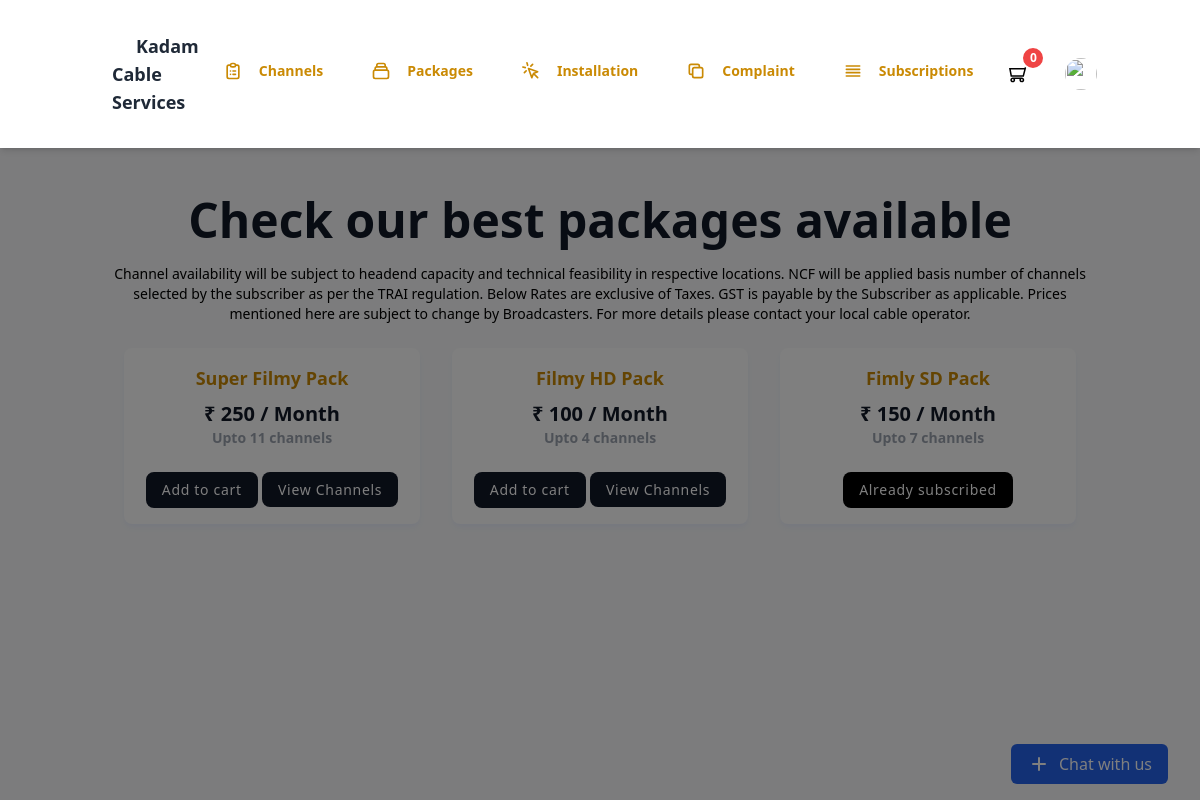
/Main/Customer/custpackage.php (signed in), run on the app's committed database.
### tables this page shows
CREATE TABLE `packages` (
  `pack_id` int(11) NOT NULL,
  `pack_name` varchar(200) NOT NULL,
  `pack_price` int(5) NOT NULL
);

### Main/Customer/custpackage.php (the view, shortened to what this page needs)
<?php
if(isset($_SESSION["email"]) && isset($_SESSION["firstname"]) && isset($_SESSION["lastname"]) && isset($_SESSION["type"])  )
{
    $email = $_SESSION["email"];
}else{
    echo ("<script>location.href='Login.php'</script>");
}
include("../../config/connect.php");
$currentDate = date("Y-m-d");
?>
<!DOCTYPE html>
<html :class="{ 'theme-dark': dark }" x-data="data()" lang="en">
  <head>
    <link rel="stylesheet" href="https://unpkg.com/tailwindcss@2.2.19/dist/tailwind.min.css"/>
    <script src="https://cdn.tailwindcss.com"></script>
    <link href="https://cdnjs.cloudflare.com/ajax/libs/flowbite/2.2.0/flowbite.min.css" rel="stylesheet" />
    <link rel="stylesheet" type="text/css" href="https://cdn.jsdelivr.net/npm/toastify-js/src/toastify.min.css">
  </head>
  <body>
    <div
      class="flex h-screen bg-gray-50 dark:bg-gray-900"
      :class="{ 'overflow-hidden': isSideMenuOpen}"
    >
      <div class="flex flex-col flex-1">
      <?php include("./layouts/header/cust_header.php"); ?>
        <main class="h-full pb-1 overflow-y-auto">
          <div class="container px-0 mx-auto grid">
          <section class="max-w-6xl mx-auto px-4 sm:px-6 lg:px-4 py-12">
    <div class="text-center pb-1">
        <h2 class="font-bold text-3xl md:text-4xl lg:text-5xl font-heading text-gray-900">
            Check our best packages available
        </h2>
        <h2 class="text-sm text-grey-900 mt-5">
                    Channel availability will be subject to headend capacity and technical feasibility in respective locations.
            NCF will be applied basis number of channels selected by the subscriber as per the TRAI regulation.
            Below Rates are exclusive of Taxes. GST is payable by the Subscriber as applicable.
            Prices mentioned here are subject to change by Broadcasters.
            For more details please contact your local cable operator.
        </h2>
    </div>
<section class="text-gray-600 body-font bg-gray-50 mt-5  flex justify-center items-center">
  <div class="container px-5 pb-5 mx-auto">
    <div class="flex flex-wrap -m-4 text-center">
    <?php
                    $get_packages = "SELECT * FROM `packages`";
                    $execute_get_packages = mysqli_query($con,$get_packages);
                    if(mysqli_num_rows($execute_get_packages)>0){
                        while($row = mysqli_fetch_assoc($execute_get_packages)){
                            $pack_id = $row["pack_id"];
                            ?>
                                <div class="p-4 sm:w-1/2 lg:w-1/3 w-full hover:scale-105 duration-500">
                                  <div class=" flex items-center  justify-center p-4  rounded-lg bg-white shadow-indigo-50 shadow-md">
                                    <div>
                                      <h2 class="text-yellow-600 text-lg font-bold"><?php echo $row["pack_name"] ?></h2>
                                      <h3 class="mt-2 text-xl font-bold text-gray-900 text-center"> ₹ <?php echo $row["pack_price"] ?> / Month</h3>
                                      <p class="text-sm font-semibold text-gray-400">Upto <?php $get_number_of_channels = "SELECT * FROM `package_has_channel` WHERE `phc_package_id` = '$pack_id' ";
                                                      echo(mysqli_num_rows(mysqli_query($con,$get_number_of_channels))); ?> channels</p>
                                                      <?php
                              $currentDate = date("Y-m-d", strtotime($currentDate));
                              $subscribed= "SELECT * FROM `subscription`,`subscribeforpackage` WHERE sub_cust_id='$email' AND `subscribeforpackage`.`subpack_id`=`subscription`.`sub_id` AND `subscribeforpackage`.`package_id`= '$pack_id' AND `subscription`.`sub_end_date`> '$currentDate' ";
                              $exutequerysubcribed= mysqli_query($con,$subscribed);
                              if(
                                mysqli_num_rows($exutequerysubcribed)>0
                              ){
                                 ?>
                                 <p class="text-sm mt-6 px-4 py-2 bg-black text-white rounded-lg  tracking-wider hover:bg-yellow-600 outline-none">Already subscribed</p>
                                 <?php
                                }else{
                                ?>
                                <button type="button"
                                      <?php
                                          $custcheckstb ="SELECT * FROM `installs` WHERE `cust_email`= '$email'";
                                          $execute_custcheckstb= mysqli_query($con,$custcheckstb);
                                          if(mysqli_num_rows($execute_custcheckstb)==1)
                                          {
                                            ?>
                                            onclick="addtocart(<?php echo $pack_id; ?>,'p')"
                                            <?php
                                          }
                                          else {
                                            ?>
                                            data-modal-target="popup-modal" data-modal-toggle="popup-modal"
                                            <?php
                                          }
                                              ?>
                                      onclick="addtocart(<?php echo $pack_id; ?>,'p')" class="text-sm mt-6 px-4 py-2 bg-gray-900 text-white rounded-lg  tracking-wider hover:bg-yellow-600 outline-none">Add to cart</button>
                                      <a href="viewpackchan.php?id=<?php echo $pack_id; ?>&name=<?php echo $row["pack_name"] ?>&price=<?php echo $row["pack_price"] ?>" class="text-sm mt-6 px-4 py-2 bg-gray-900 text-white rounded-lg  tracking-wider hover:bg-yellow-600 outline-none">View Channels</a>
                                <?php
                              }
                              ?>
                                    </div>
                                  </div>
                                </div>
                            <?php
                        }
                    }
                    include("./botchat.php")
                            ?>
    </div>
</section>
        </main>
      </div>
    </div>
  </body>
</html>

### data on the page
packages: pack_name "Super Filmy Pack", pack_price "250", mysqli_num_rows(mysqli_query($con,$get_number_of_channels)) "11"
packages: pack_name "Filmy HD Pack", pack_price "100", mysqli_num_rows(mysqli_query($con,$get_number_of_channels)) "4"
packages: pack_name "Fimly SD Pack", pack_price "150", mysqli_num_rows(mysqli_query($con,$get_number_of_channels)) "7", shows "Already subscribed"
